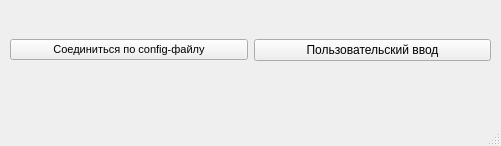
<?xml version="1.0" encoding="UTF-8"?>
<ui version="4.0">
 <class>MainWindow</class>
 <widget class="QMainWindow" name="MainWindow">
  <property name="geometry">
   <rect>
    <x>0</x>
    <y>0</y>
    <width>501</width>
    <height>146</height>
   </rect>
  </property>
  <property name="windowTitle">
   <string>MainWindow</string>
  </property>
  <widget class="QWidget" name="centralwidget">
   <widget class="QWidget" name="horizontalLayoutWidget">
    <property name="geometry">
     <rect>
      <x>10</x>
      <y>10</y>
      <width>481</width>
      <height>80</height>
     </rect>
    </property>
    <layout class="QHBoxLayout" name="horizontalLayout">
     <item>
      <widget class="QPushButton" name="pushButton_1">
       <property name="font">
        <font>
         <pointsize>8</pointsize>
        </font>
       </property>
       <property name="text">
        <string>Соединиться по config-файлу</string>
       </property>
      </widget>
     </item>
     <item>
      <widget class="QPushButton" name="pushButton_2">
       <property name="text">
        <string>Пользовательский ввод</string>
       </property>
      </widget>
     </item>
    </layout>
   </widget>
  </widget>
  <widget class="QMenuBar" name="menubar">
   <property name="geometry">
    <rect>
     <x>0</x>
     <y>0</y>
     <width>501</width>
     <height>26</height>
    </rect>
   </property>
  </widget>
  <widget class="QStatusBar" name="statusbar"/>
 </widget>
 <resources/>
 <connections/>
</ui>
